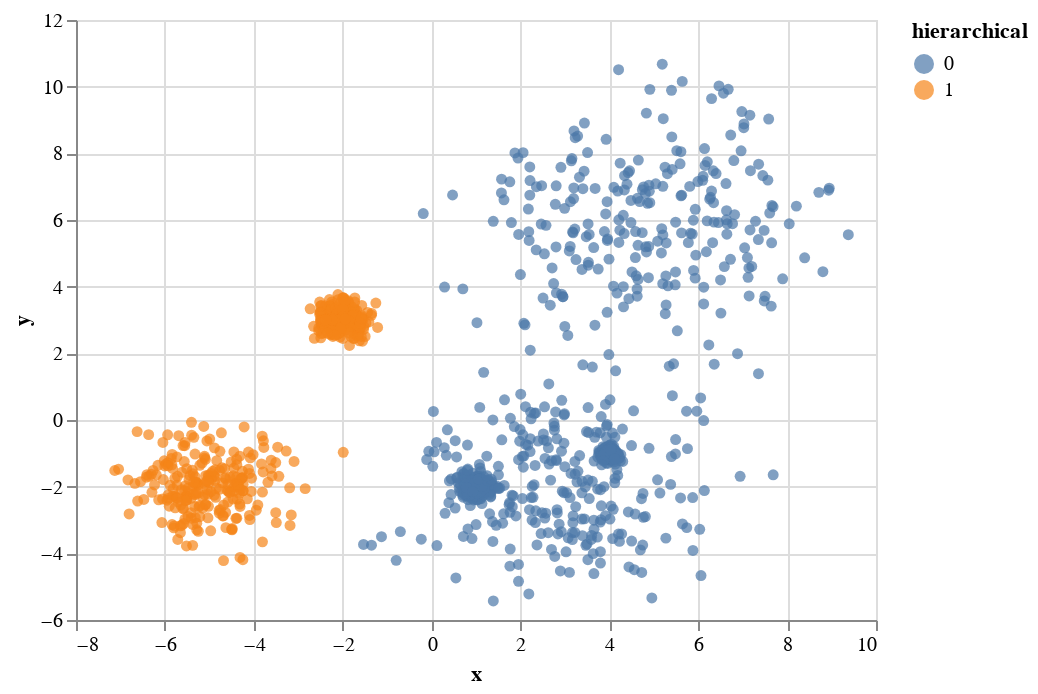

Notebook code for this chart:
### Code cell
from sklearn.cluster import AgglomerativeClustering

hierarchical = AgglomerativeClustering().fit(sintetic[["x", "y"]])
sintetic["hierarchical"] = hierarchical.labels_

alt.Chart(sintetic).mark_circle().encode(x='x', y='y', color="hierarchical:N")

### Figure 1 — Vega-Lite specification as saved in the notebook (floating-point values rounded to 4 significant figures; data arrays with more than 128 entries replaced by an {"elided": "..."} marker saying what was removed)
{"config": {"view": {"continuousWidth": 400, "continuousHeight": 300}}, "data": {"name": "data-de228d57665e87afa7c84bde608df141"}, "mark": "circle", "encoding": {"color": {"type": "nominal", "field": "hierarchical"}, "x": {"type": "quantitative", "field": "x"}, "y": {"type": "quantitative", "field": "y"}}, "$schema": "https://vega.github.io/schema/vega-lite/v4.0.2.json", "datasets": {"data-de228d57665e87afa7c84bde608df141": {"elided": "1500 records"}}}
